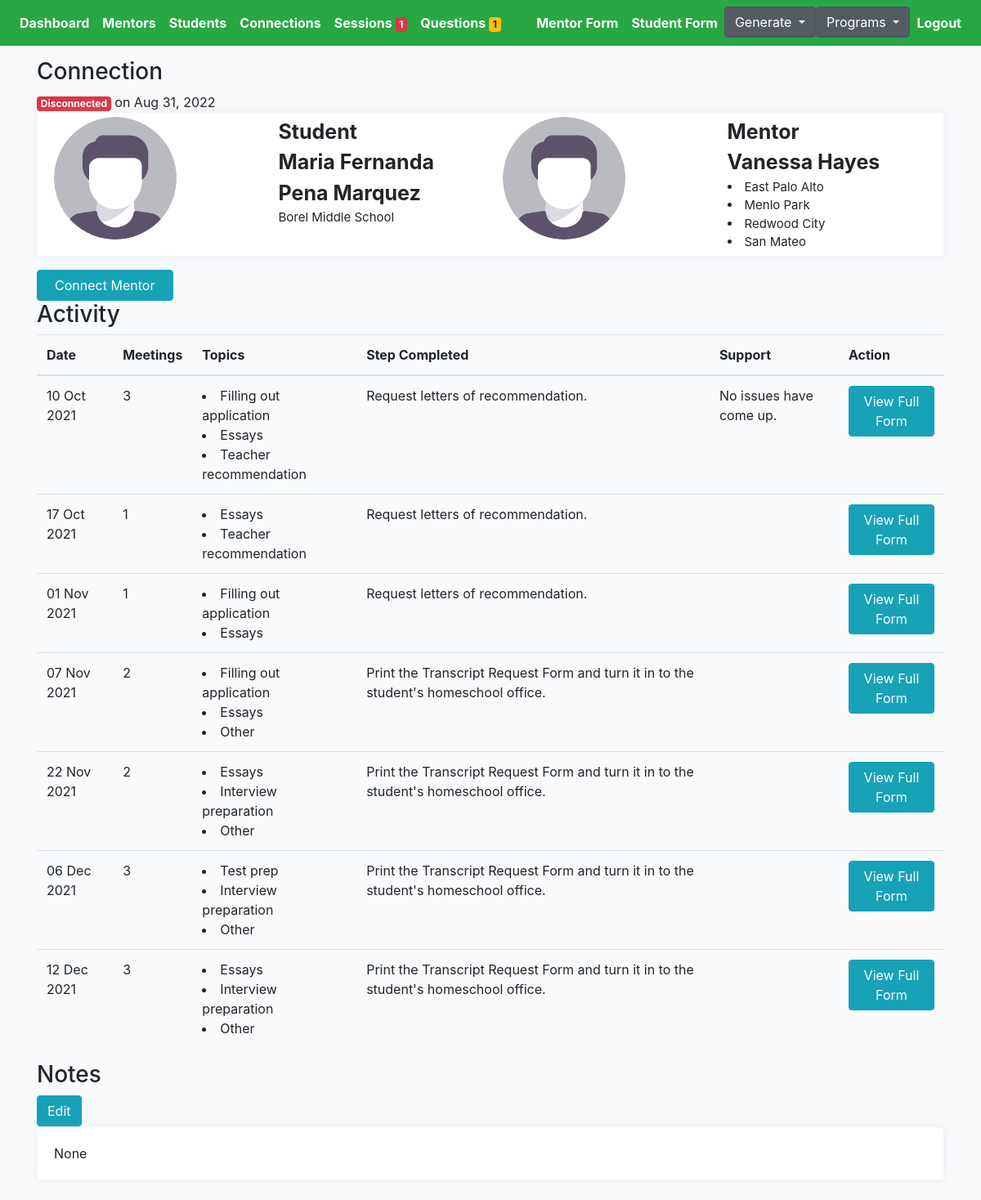
/choice/139/connection-detail (signed in), run on the app's committed database.
### cprofiles/models.py (models this page shows, shortened)
class Connection(models.Model):
    student = models.ForeignKey(Student, on_delete=models.CASCADE, related_name='student')
    mentor = models.ForeignKey(Mentor, on_delete=models.CASCADE, related_name='mentor')
    status = models.CharField(max_length=200, choices=STATUS_CHOICES)
    updated = models.DateTimeField(auto_now=True)
    created = models.DateTimeField(auto_now_add=True)
    flag = models.BooleanField(default=False)
    progress = models.CharField(max_length=200, blank=True, null=True, choices=PROGRESS_CHOICES)
    note = models.TextField(null=True, blank=True, max_length=1000)

class Student(models.Model):
    avatar = models.ImageField(default='avatar.png', upload_to='avatars/')
    first_name = models.CharField(max_length=200, blank=True)
    last_name = models.CharField(max_length=200, blank=True)
    email = models.EmailField(max_length=200, blank=True)
    gender = models.CharField(max_length=200, choices=GENDER_CHOICES)
    grade = models.CharField(max_length=200, choices=GRADE_CHOICES)
    school = models.CharField(max_length=200, blank=True)
    language_preference = models.CharField(null=True, blank=True, max_length=200, choices=STUDENT_PREFER_LANGUAGE_CHOICES)
    parent1_first_name = models.CharField(max_length=200, blank=True)
    parent1_last_name = models.CharField(max_length=200, blank=True)
    parent1_phone = models.CharField(max_length=200, blank=True)
    parent1_email = models.EmailField(max_length=200, blank=True)
    academic_advisor = models.CharField(max_length=200, blank=True)
    academic_advisor_email = models.EmailField(max_length=200, blank=True)
    activity = models.TextField(null=True, blank=True, max_length=1000)
    ind_scl = models.TextField(null=True, blank=True, max_length=1000)
    dont_know = models.TextField(null=True, blank=True, max_length=1000)
    proud = models.TextField(null=True, blank=True, max_length=1000)
    learn = models.TextField(null=True, blank=True, max_length=1000)
    happy = models.TextField(null=True, blank=True, max_length=1000)
    hobby = models.TextField(null=True, blank=True, max_length=1000)
    int_ind_school = models.TextField(null=True, blank=True, max_length=1000)
    look_ind_school = models.TextField(null=True, blank=True, max_length=1000)
    strength = models.TextField(null=True, blank=True, max_length=1000)
    obstacle = models.TextField(null=True, blank=True, max_length=1000)
    child_strength = models.ManyToManyField(Childstrength, blank=True, related_name='child_strength')
    social_strength = models.ManyToManyField(Socialstrength, blank=True, related_name='social_strength')
    interview_language = models.CharField(null=True, blank=True, max_length=200, choices=LANGUAGE_CHOICES)
    question = models.TextField(null=True, blank=True, max_length=1000)
    updated = models.DateTimeField(auto_now=True)
    created = models.DateTimeField(auto_now_add=True)
    slug = models.SlugField(unique=True, blank=True)
    flag = models.BooleanField(default=False)
    note = models.TextField(null=True, blank=True, max_length=1000)
    question1 = models.CharField(null=True, blank=True, max_length=200, choices=QUESTION_CHOICES)
    answer1 = models.TextField(null=True, blank=True, max_length=1000)
    question2 = models.CharField(null=True, blank=True, max_length=200, choices=QUESTION_CHOICES)
    answer2 = models.TextField(null=True, blank=True, max_length=1000)
    status = models.CharField(null=True, blank=True, max_length=200, choices=PROFILE_STATUS, default='active')
    __initial_first_name = None
    __initial_last_name = None
    def __init__(self, *args, **kwargs):
        super().__init__(*args, **kwargs)
        self.__initial_first_name = self.first_name
        self.__initial_last_name = self.last_name

class Mentor(models.Model):
    avatar = models.ImageField(default='avatar.png', upload_to='avatars/')
    first_name = models.CharField(max_length=200, blank=True)
    last_name = models.CharField(max_length=200, blank=True)
    email = models.EmailField(max_length=200, blank=True)
    phone = models.CharField(max_length=200, blank=True)
    address = models.CharField(max_length=200, blank=True)
    prefer_grade = models.CharField(max_length=200, choices=MENTOR_GRADE_CHOICES)
    prefer_gender = models.CharField(max_length=200, choices=GENDER_CHOICES)
    prefer_location = models.ManyToManyField(Preferlocation, blank=True, related_name='prefer_location')
    mentor_last_year = models.CharField(null=True, blank=True, max_length=200, choices=YES_NO)
    language = models.ManyToManyField(Mentorlanguage, blank=True, related_name='mentor_language')
    experience = models.CharField(null=True, blank=True, max_length=200, choices=YES_NO)
    familiar = models.TextField(null=True, blank=True, max_length=1000)
    share = models.TextField(null=True, blank=True, max_length=1000)
    hobby = models.TextField(null=True, blank=True, max_length=1000)
    question = models.TextField(null=True, blank=True, max_length=1000)
    friends = models.ManyToManyField(Student, blank=True, related_name='mentors')
    updated = models.DateTimeField(auto_now=True)
    created = models.DateTimeField(auto_now_add=True)
    slug = models.SlugField(unique=True, blank=True)
    flag = models.BooleanField(default=False)
    ethnic = models.CharField(null=True, blank=True, max_length=200, choices=ETHNIC_CHOICES)
    status = models.CharField(null=True, blank=True, max_length=200, choices=PROFILE_STATUS, default='active')
    def get_locations(self):
        return self.prefer_location.all()
    __initial_first_name = None
    __initial_last_name = None
    def __init__(self, *args, **kwargs):
        super().__init__(*args, **kwargs)
        self.__initial_first_name = self.first_name
        self.__initial_last_name = self.last_name

class Preferlocation(models.Model):
    name = models.CharField(max_length=200, blank=True)
    def __str__(self):
        return self.name

class Session(models.Model):
    connection = models.ForeignKey(Connection, on_delete=models.CASCADE)
    meet = models.IntegerField(null=True, blank=True)
    length = models.FloatField(null=True, blank=True)
    topic = models.ManyToManyField(Topic, blank=True, related_name='topics')
    updated = models.DateTimeField(auto_now=True)
    created = models.DateTimeField(auto_now_add=True)
    feedback = models.TextField(null=True, blank=True, max_length=1000)
    change = models.TextField(null=True, blank=True, max_length=1000)
    support = models.ManyToManyField(Support, blank=True, related_name='supports')
    elaborate = models.TextField(null=True, blank=True, max_length=1000)
    rate = models.IntegerField(null=True, blank=True)
    productivity = models.IntegerField(null=True, blank=True)
    question = models.TextField(null=True, blank=True, max_length=1000)
    submit_status = models.BooleanField(default=False)
    step = models.CharField(max_length=200, blank=True)
    flag = models.BooleanField(default=False)
    urgent_check = models.BooleanField(default=False)
    def get_topics(self):
        return self.topic.all()
    def get_absolute_url(self):
        return reverse("cprofiles:session-detail", kwargs={"pk": self.pk})

class Topic(models.Model):
    name = models.CharField(max_length=200, blank=True)
    def __str__(self):
        return self.name

### cprofiles/views.py (the view)
# urls.py: path('<pk>/connection-detail', ConnectionDetailView.as_view(), name='connection-profile-detail'),
@method_decorator(login_required, name='dispatch')
@method_decorator(allowed_users(allowed_roles=['choice', 'admin']), name='dispatch')
class ConnectionDetailView(DetailView):
    model = Connection
    template_name = 'choice/choice-connection-detail.html'
    def get_object(self):
        pk = self.kwargs.get('pk')
        connection = Connection.objects.get(pk=pk)
        return connection
    def get_context_data(self, **kwargs):
        context = super().get_context_data(**kwargs)
        pk = self.kwargs.get('pk')
        connection = Connection.objects.get(pk=pk)
        sessions = Session.objects.filter(submit_status=True).filter(connection=connection)
        sessions_ = []
        for item in sessions:
            sessions_.append(item)
        context["sessions"] = sessions_
        return context

### templates/choice/choice-connection-detail.html (shortened to what this page needs)
{% extends 'cbase.html' %}
{% load static %}
{% block stylesheet %}{% static '/css/profile.css' %}{% endblock %}
{% block content %}
<h3>Connection</h3>
{% if connection.status == 'connected' %}
<div class="status_detail"><span class="badge badge-success">Connected</div>
{% elif connection.status == 'disconnected' %}
<div class="status_detail"><span class="badge badge-danger">Disconnected</span><span> on
        {{connection.updated | date:"M d, Y" }}</span></div>
{% elif connection.status == 'inactive' %}
<div class="status_detail"><span class="badge badge-warning">Inactive</div>
{% endif %}
<div class="profile-page tx-13">
    <div class="row">
        <div class="col-12 grid-margin">
            <div class="profile-header">
                <div class="header-links">
                    <div class="container header">
                        <div class="row">
                            <div class="col">
                                <div class="row">
                                    <div class="col">
                                        <img class="profile-pic" src="{{connection.student.avatar.url}}" alt="profile">
                                    </div>
                                    <div class="col">
                                        <div style="font-size:25px; font-weight:bold" class="profile-name">
                                            Student</div>
                                        <div style="font-size:25px; font-weight:bold" class="profile-name">
                                            {{connection.student.first_name}}
                                            {{connection.student.last_name}}</div>
                                        <div style="font-size:15px" class="profile-name">
                                            {{connection.student.school}}</div>
                                    </div>
                                </div>
                            </div>
                            <div class="col">
                                <div class="row">
                                    <div class="col">
                                        <img class="profile-pic" src="{{connection.mentor.avatar.url}}" alt="profile">
                                    </div>
                                    <div class="col">
                                        <div style="font-size:25px; font-weight:bold" class="profile-name">
                                            Mentor</div>
                                        <div style="font-size:25px; font-weight:bold" class="profile-name">
                                            {{connection.mentor.first_name}}
                                            {{connection.mentor.last_name}}</div>
                                        <div style="font-size:15px" class="profile-name">
                                            {% for location in connection.mentor.get_locations %}
                                            <li>{{location}}</li>
                                            {% endfor %}
                                        </div>
                                    </div>
                                </div>
                            </div>
                        </div>
                    </div>
                </div>
            </div>
        </div>
    </div>
</div>
{% if connection.status == 'connected' %}
<form action="{% url 'cprofiles:remove-connect' %}" method="POST">
    {% csrf_token %}
    <input type="hidden" name="student_pk" value={{connection.student.pk}}>
    <input type="hidden" name="mentor_pk" value={{connection.mentor.pk}}>
    <button type="submit" class="btnSize btn btn-danger">Disconnect</button>
</form>
{% elif connection.status == 'disconnected' %}
<a href="{% url 'cprofiles:student-connect-detail' connection.student.slug %}"><button type="submit"
        class="btnSize btn btn-info">Connect
        Mentor</button></a>
{% endif %}
<h3>Activity</h3>
<div class="table-responsive-lg">
    <table class="table">
        <thead>
            <tr>
                <th scope="col">Date</th>
                <th scope="col">Meetings</th>
                <th scope="col">Topics</th>
                <th scope="col">Step Completed</th>
                <th scope="col">Support</th>
                <th scope="col">Action</th>
            </tr>
        </thead>
        <tbody>
            {% for obj in sessions %}
            <tr>
                <td>{{obj.created|date:"d M Y"}}</td>
                <td>{{obj.meet}}</td>
                <td>
                    {% for topic in obj.get_topics %}
                    <li>{{topic}}</li>
                    {% endfor %}
                </td>
                <td>{{obj.step}}</td>
                <td>{{obj.elaborate}}</td>
                <td><a href="{{obj.get_absolute_url}}"><button type="submit" class="btn btn-info">View Full
                            Form</button></a></td>
            </tr>
            {% endfor %}
        </tbody>
    </table>
</div>
<h3>Notes</h3>
<a href="{% url 'cprofiles:connection-note-update-profile' connection.pk %}"><button type="submit"
        class="btn btn-info">Edit</button></a>
<div class="row">
    <div class="col-sm-12">
        <div class="card h-100">
            <div class="card-body">
                <p class="card-text">{{connection.note}}</p>
            </div>
        </div>
    </div>
</div>
{% endblock content %}

### data on the page
Connection: updated "Aug 31, 2022", student.avatar (placeholder picture), student.first_name "Maria Fernanda", student.last_name "Pena Marquez", student.school "Borel Middle School", mentor.avatar (placeholder picture), mentor.first_name "Vanessa", mentor.last_name "Hayes", note "None"
Preferlocation: name "East Palo Alto"
Preferlocation: name "Menlo Park"
Preferlocation: name "Redwood City"
Preferlocation: name "San Mateo"
Session: created "10 Oct 2021", meet "3", step "Request letters of recommendation.", elaborate "No issues have come up."
Topic: name "Filling out application"
Topic: name "Essays"
Topic: name "Teacher recommendation"
Session: created "17 Oct 2021", meet "1", step "Request letters of recommendation."
Session: created "01 Nov 2021", meet "1", step "Request letters of recommendation."
Session: created "07 Nov 2021", meet "2", step "Print the Transcript Request Form and turn it in to the student's homeschool office."
Topic: name "Other"
Session: created "22 Nov 2021", meet "2", step "Print the Transcript Request Form and turn it in to the student's homeschool office."
Topic: name "Interview preparation"
Session: created "06 Dec 2021", meet "3", step "Print the Transcript Request Form and turn it in to the student's homeschool office."
Topic: name "Test prep"
Session: created "12 Dec 2021", meet "3", step "Print the Transcript Request Form and turn it in to the student's homeschool office."

### other printed values
{{ choice_session_flag_num }} "1"
{{ choice_unanswered_question_num }} "1"
